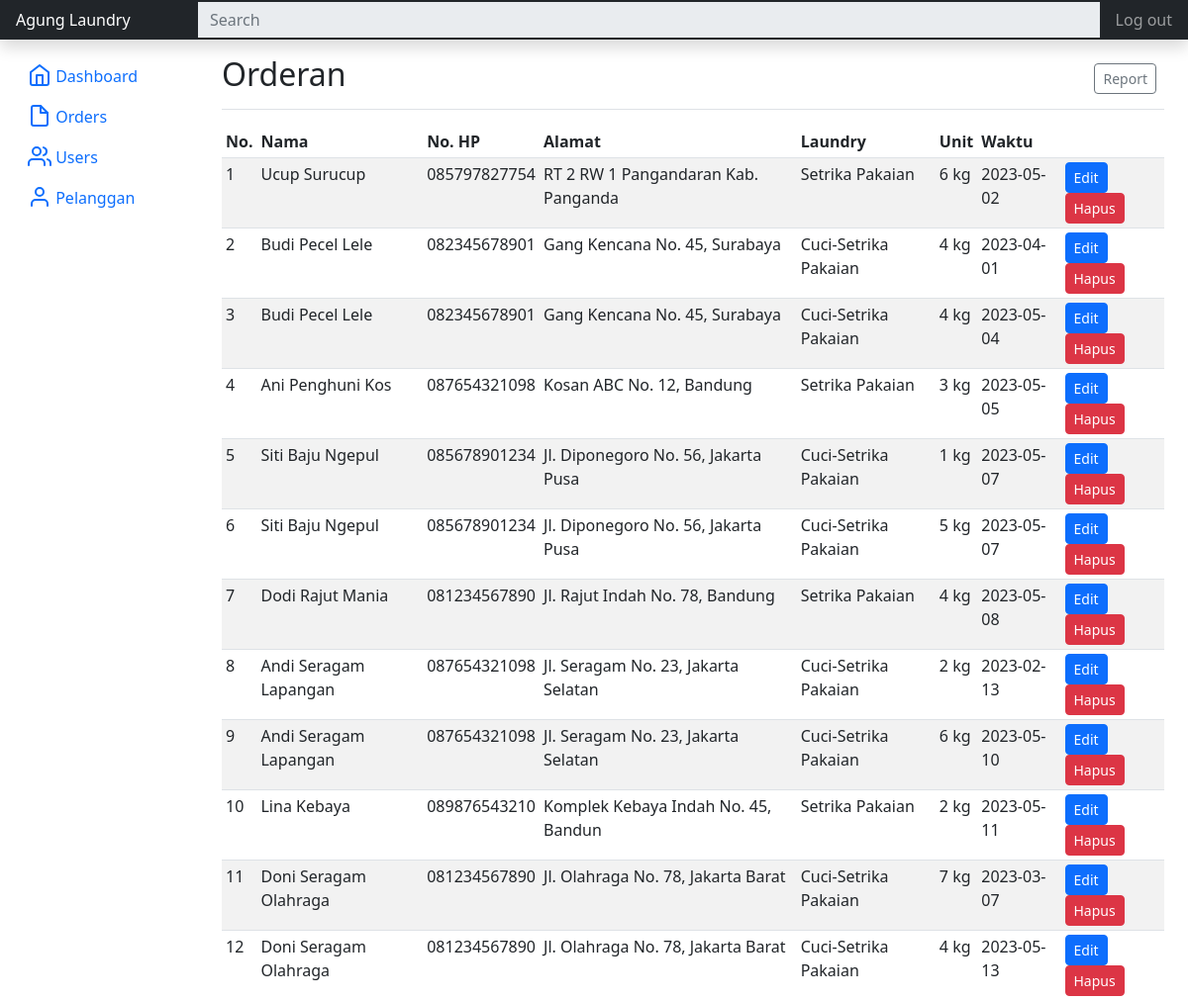
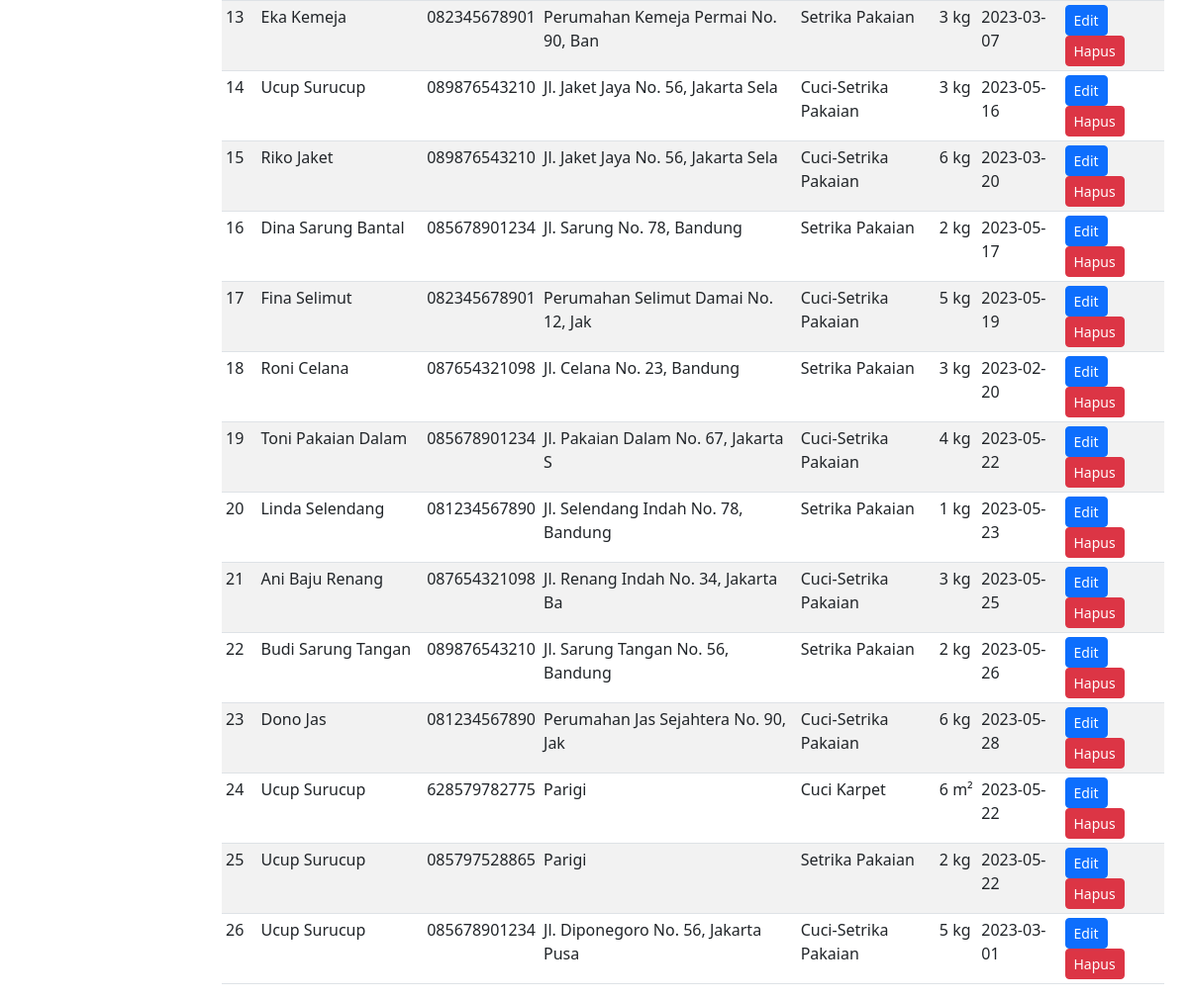
/agungLaundry/admin/order.php, run on the app's committed database (2 pictures, top to bottom).
### tables this page shows
CREATE TABLE `orderan` (
  `id` int(5) NOT NULL,
  `nama` varchar(40) NOT NULL,
  `no hp` varchar(15) NOT NULL,
  `alamat` text NOT NULL,
  `jenis laundry` varchar(20) NOT NULL,
  `unit` varchar(15) NOT NULL,
  `waktu` date NOT NULL DEFAULT current_timestamp()
);

### agungLaundry/admin/order.php (the view, shortened to what this page needs)
<!DOCTYPE html>
<html lang="en">
<head>
    <link rel="stylesheet" href="../bootstrap.css">
</head>
<body>
<body>
<?php
include "../koneksi.php";
$query = "SELECT * FROM orderan";
$result = mysqli_query($koneksi, $query);
$nomor = 1;
?>
<header class="navbar navbar-dark sticky-top bg-dark flex-md-nowrap p-0 shadow">
  <a class="navbar-brand col-md-3 col-lg-2 me-0 px-3 fs-6" href="#">Agung Laundry</a>
  <input  class="form-control form-control-dark w-100 rounded-0 border-0 disabled" disabled type="text" placeholder="Search" aria-label="Search">
  <div class="navbar-nav">
    <div class="nav-item text-nowrap">
      <a class="nav-link px-3" href="../logout.php">Log out</a>
    </div>
  </div>
</header>
<div class="container-fluid">
  <div class="row">
    <nav id="sidebarMenu" class="col-md-3 col-lg-2 d-md-block bg-body-tertiary sidebar collapse">
      <div class="position-sticky pt-3 sidebar-sticky">
        <ul class="nav flex-column">
          <li class="nav-item">
            <a class="nav-link active" aria-current="page" href="dashboard.php">
              Dashboard
            </a>
          </li>
          <li class="nav-item">
            <a class="nav-link" href="#">
              Orders
            </a>
          </li>
          <li class="nav-item">
            <a class="nav-link" href="user.php">
              Users
            </a>
          </li>
          <li class="nav-item">
            <a class="nav-link" href="pelanggan.php">
              <svg width="24" height="24" viewBox="0 0 24 24" fill="none" stroke="currentColor" stroke-width="2" stroke-linecap="round" stroke-linejoin="round" class="feather feather-user align-text-bottom" aria-hidden="true"><path d="M20 21v-2a4 4 0 0 0-4-4H8a4 4 0 0 0-4 4v2"/><circle cx="12" cy="7" r="4"/></svg>
              Pelanggan
            </a>
          </li>
        </ul>
      </div>
    </nav>
    <main class="col-md-9 ms-sm-auto col-lg-10 px-md-4">
      <div class="d-flex justify-content-between flex-wrap flex-md-nowrap align-items-center pt-3 pb-2 mb-3 border-bottom">
        <h1 class="h2">Orderan</h1>
        <div class="btn-toolbar mb-2 mb-md-0">
          <div class="btn-group me-2">
            <button type="button" class="btn btn-sm btn-outline-secondary" onclick="print()">Report</button>
          </div>
        </div>
      </div>
      <div class="table-responsive">
        <table class="table table-striped table-sm">
          <thead>
            <tr>
              <th scope="col">No.</th>
              <th scope="col">Nama</th>
              <th scope="col">No. HP</th>
              <th scope="col">Alamat</th>
              <th scope="col">Laundry</th>
              <th scope="col">Unit</th>
              <th scope="col">Waktu</th>
              <th scope="col"></th>
            </tr>
          </thead>
          <tbody>
            <?php while ($row = mysqli_fetch_assoc($result)) {
                $alamat = substr($row["alamat"], 0,35);
             ?>
            <tr>
              <td><?php echo $nomor ?></td>
              <td><?php echo $row["nama"] ?></td>
              <td><?php echo $row["no hp"] ?></td>
              <td><?php echo $alamat ?></td>
              <td><?php echo $row["jenis laundry"] ?></td>
              <td><?php echo $row["unit"] ?></td>
              <td><?php echo $row["waktu"] ?></td>
              <td>
                <a class="btn btn-primary btn-sm" href="edit_order.php?id=<?php echo $row['id'] ?>">Edit</a>
                <a class="btn btn-danger btn-sm" href="delete.php?id=<?php echo $row['id'] ?>&asal=order.php&tbl=orderan">Hapus</a>
            </td>
            </tr>
            <?php
          $nomor += 1;
          };
          ?>
          </tbody>
        </table>
      </div>
    </main>
  </div>
</div>
</body>
</body>
</html>

### data on the page
orderan: nama "Ucup Surucup", no hp "085797827754", alamat "RT 2 RW 1 Pangandaran Kab. Panganda", jenis laundry "Setrika Pakaian", unit "6 kg", waktu "2023-05-02"
orderan: nama "Budi Pecel Lele", no hp "082345678901", alamat "Gang Kencana No. 45, Surabaya", jenis laundry "Cuci-Setrika Pakaian", unit "4 kg", waktu "2023-04-01"
orderan: nama "Budi Pecel Lele", no hp "082345678901", alamat "Gang Kencana No. 45, Surabaya", jenis laundry "Cuci-Setrika Pakaian", unit "4 kg", waktu "2023-05-04"
orderan: nama "Ani Penghuni Kos", no hp "087654321098", alamat "Kosan ABC No. 12, Bandung", jenis laundry "Setrika Pakaian", unit "3 kg", waktu "2023-05-05"
orderan: nama "Siti Baju Ngepul", no hp "085678901234", alamat "Jl. Diponegoro No. 56, Jakarta Pusa", jenis laundry "Cuci-Setrika Pakaian", unit "1 kg", waktu "2023-05-07"
orderan: nama "Siti Baju Ngepul", no hp "085678901234", alamat "Jl. Diponegoro No. 56, Jakarta Pusa", jenis laundry "Cuci-Setrika Pakaian", unit "5 kg", waktu "2023-05-07"
orderan: nama "Dodi Rajut Mania", no hp "081234567890", alamat "Jl. Rajut Indah No. 78, Bandung", jenis laundry "Setrika Pakaian", unit "4 kg", waktu "2023-05-08"
orderan: nama "Andi Seragam Lapangan", no hp "087654321098", alamat "Jl. Seragam No. 23, Jakarta Selatan", jenis laundry "Cuci-Setrika Pakaian", unit "2 kg", waktu "2023-02-13"
orderan: nama "Andi Seragam Lapangan", no hp "087654321098", alamat "Jl. Seragam No. 23, Jakarta Selatan", jenis laundry "Cuci-Setrika Pakaian", unit "6 kg", waktu "2023-05-10"
orderan: nama "Lina Kebaya", no hp "089876543210", alamat "Komplek Kebaya Indah No. 45, Bandun", jenis laundry "Setrika Pakaian", unit "2 kg", waktu "2023-05-11"
orderan: nama "Doni Seragam Olahraga", no hp "081234567890", alamat "Jl. Olahraga No. 78, Jakarta Barat", jenis laundry "Cuci-Setrika Pakaian", unit "7 kg", waktu "2023-03-07"
orderan: nama "Doni Seragam Olahraga", no hp "081234567890", alamat "Jl. Olahraga No. 78, Jakarta Barat", jenis laundry "Cuci-Setrika Pakaian", unit "4 kg", waktu "2023-05-13"
orderan: nama "Eka Kemeja", no hp "082345678901", alamat "Perumahan Kemeja Permai No. 90, Ban", jenis laundry "Setrika Pakaian", unit "3 kg", waktu "2023-03-07"
orderan: nama "Ucup Surucup", no hp "089876543210", alamat "Jl. Jaket Jaya No. 56, Jakarta Sela", jenis laundry "Cuci-Setrika Pakaian", unit "3 kg", waktu "2023-05-16"
orderan: nama "Riko Jaket", no hp "089876543210", alamat "Jl. Jaket Jaya No. 56, Jakarta Sela", jenis laundry "Cuci-Setrika Pakaian", unit "6 kg", waktu "2023-03-20"
orderan: nama "Dina Sarung Bantal", no hp "085678901234", alamat "Jl. Sarung No. 78, Bandung", jenis laundry "Setrika Pakaian", unit "2 kg", waktu "2023-05-17"
orderan: nama "Fina Selimut", no hp "082345678901", alamat "Perumahan Selimut Damai No. 12, Jak", jenis laundry "Cuci-Setrika Pakaian", unit "5 kg", waktu "2023-05-19"
orderan: nama "Roni Celana", no hp "087654321098", alamat "Jl. Celana No. 23, Bandung", jenis laundry "Setrika Pakaian", unit "3 kg", waktu "2023-02-20"
orderan: nama "Toni Pakaian Dalam", no hp "085678901234", alamat "Jl. Pakaian Dalam No. 67, Jakarta S", jenis laundry "Cuci-Setrika Pakaian", unit "4 kg", waktu "2023-05-22"
orderan: nama "Linda Selendang", no hp "081234567890", alamat "Jl. Selendang Indah No. 78, Bandung", jenis laundry "Setrika Pakaian", unit "1 kg", waktu "2023-05-23"
orderan: nama "Ani Baju Renang", no hp "087654321098", alamat "Jl. Renang Indah No. 34, Jakarta Ba", jenis laundry "Cuci-Setrika Pakaian", unit "3 kg", waktu "2023-05-25"
orderan: nama "Budi Sarung Tangan", no hp "089876543210", alamat "Jl. Sarung Tangan No. 56, Bandung", jenis laundry "Setrika Pakaian", unit "2 kg", waktu "2023-05-26"
orderan: nama "Dono Jas", no hp "081234567890", alamat "Perumahan Jas Sejahtera No. 90, Jak", jenis laundry "Cuci-Setrika Pakaian", unit "6 kg", waktu "2023-05-28"
orderan: nama "Ucup Surucup", no hp "628579782775", alamat "Parigi", jenis laundry "Cuci Karpet", unit "6 m²", waktu "2023-05-22"
orderan: nama "Ucup Surucup", no hp "085797528865", alamat "Parigi", jenis laundry "Setrika Pakaian", unit "2 kg", waktu "2023-05-22"
orderan: nama "Ucup Surucup", no hp "085678901234", alamat "Jl. Diponegoro No. 56, Jakarta Pusa", jenis laundry "Cuci-Setrika Pakaian", unit "5 kg", waktu "2023-03-01"
